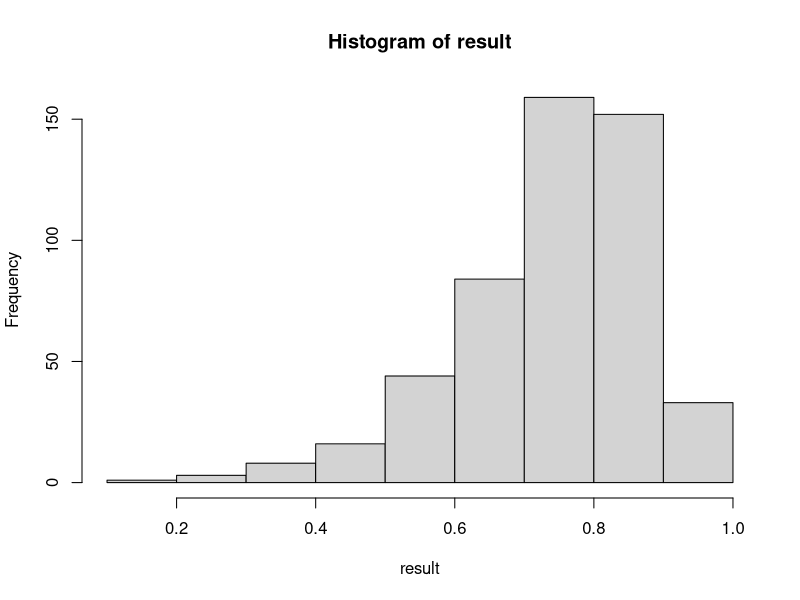

This figure's R source:
## ---- chunk 1
set.seed(123)

n <- 500
result <- vector("double", n)
A <- 1
Au <- 0.1 # uncertainty in A
for (i in 1:n) {
    Ap <- A + Au * rnorm(n=1)
    result[i] = 10 * Ap
}
D <- 0.5 * (1 - 0.68)
r <- quantile(result, probs=c(D, 1-D))
cat("value:", mean(result), "uncertainty:", sd(result), " range:", r[1], "to", r[2], "\n")

## ---- chunk 2
set.seed(123)
n <- 500
result <- vector("double", n)
A <- 1
Au <- 0.1 # uncertainty in A
for (i in 1:n) {
    Ap <- A + Au * rnorm(n=1)
    result[i] = Ap^2
}
D <- 0.5 * (1 - 0.68)
r <- quantile(result, probs=c(D, 1-D))
cat("value:", mean(result), "uncertainty:", sd(result), " range:", r[1], "to", r[2], "\n")
## ---- chunk 3
set.seed(123)
n <- 500
result <- vector("double", n)
A <- 1
Au <- 0.3 # uncertainty in A
for (i in 1:n) {
    Ap <- A + Au * rnorm(n=1)
    result[i] = tanh(Ap)
}
D <- 0.5 * (1 - 0.68)
r <- quantile(result, probs=c(D, 1-D))
cat("value:", mean(result), "uncertainty:", sd(result), " range:", r[1], "to", r[2], "\n")
## ---- chunk 4
hist(result)
